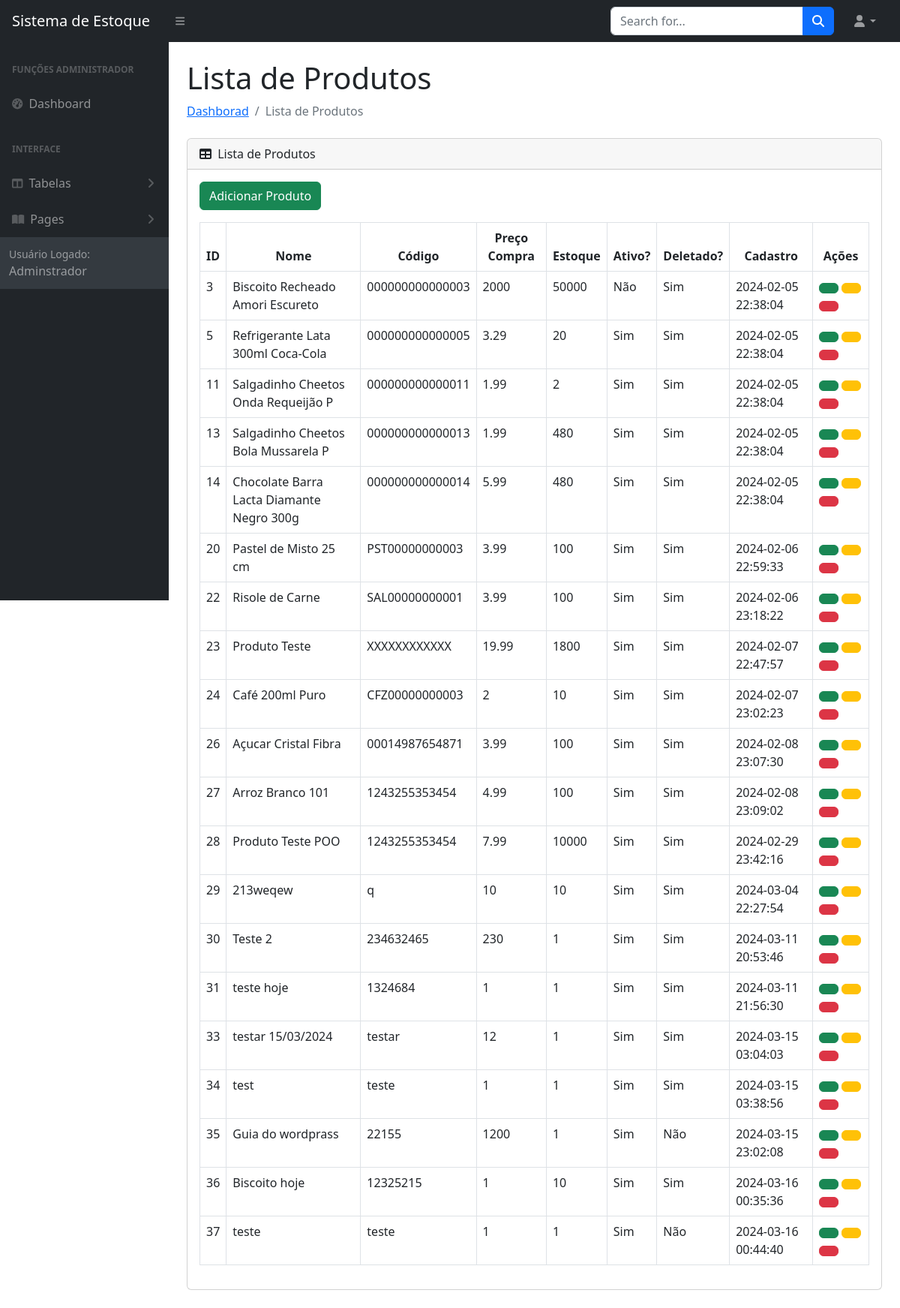
Page /sistema.php?pagina=listarProdutos (signed in) on the earlier database version.
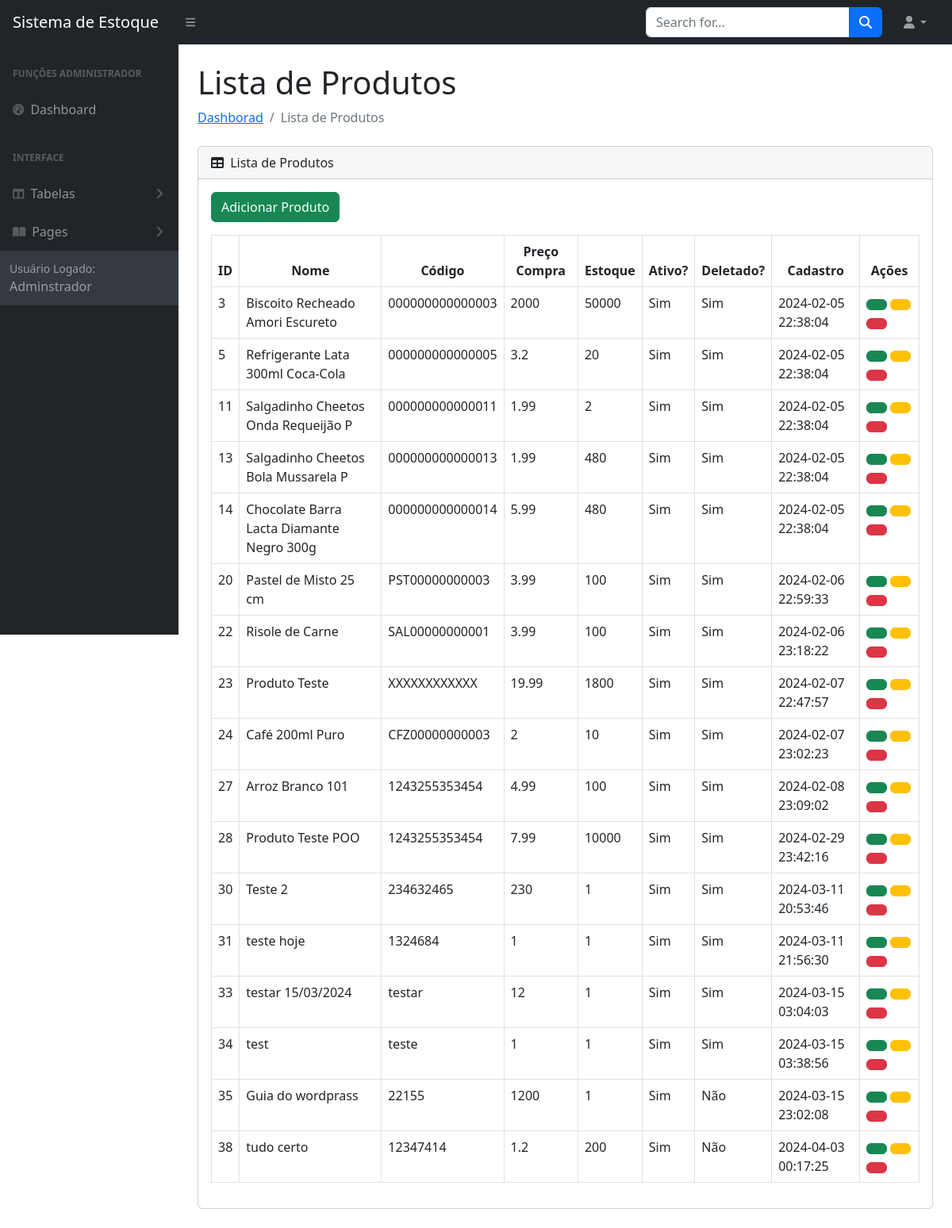
Same page on the later database version.
### tables this page shows
CREATE TABLE `produtos` (
  `id` int NOT NULL,
  `nome` varchar(50) DEFAULT NULL,
  `codigo` varchar(15) DEFAULT NULL,
  `preco` float(7,2) DEFAULT NULL,
  `estoque` int DEFAULT NULL,
  `ativo` tinyint(1) DEFAULT NULL,
  `isDeleted` varchar(1) NOT NULL,
  `cadastradoEm` timestamp NULL DEFAULT CURRENT_TIMESTAMP
);

### sistema.php (called while the page is built, shortened)
<?php
    include_once 'models/Config.php';
    include_once 'controllers/validate.php';
    $userData = $_SESSION[sha1('user_data')];
    function pageContent(){
        validarPagina();
    }
    include_once 'views/layout.php';
?>

### models/Config.php (called while the page is built, shortened)
<?php
    class Config {
        public static $project = "_Projeto_CRUD_UTD";
        public static function urlBase(){
            return "http://".$_SERVER['SERVER_NAME']."/".self::$project;
        }
    }

### models/Manager.php (called while the page is built, shortened)
<?php
	class Manager extends Connect{
		public function select_common($table, $fields, $filters, $query_extra){
			$pdo = parent::get_instance();
			$query = "SELECT ";
			if($fields != null){
				$query .= implode(", ", $fields);
			}else{
				$query .= "*";
			}
			$query .= " FROM $table";
			$statement = $pdo->prepare($query);
			$statement->execute();
			$data = [];
			if($statement->rowCount()){
				while($result = $statement->fetch(PDO::FETCH_ASSOC)){
					$data[] = $result;
				}
			}else{
				return false;
			}
			return $data;
		}
	}
?>

### views/modulos/produtos/lista.php (the view, shortened to what this page needs)
<div class="container-fluid px-4">
    <h1 class="mt-4"><?= $titleSection; ?></h1>
    <ol class="breadcrumb mb-4">
        <li class="breadcrumb-item"><a href="#">Dashborad </a></li>
        <li class="breadcrumb-item active"><?= $titleSection; ?></li>
    </ol>
        <div class="card mb-4">
        <div class="card-header">
            <i class="fas fa-table me-1"></i>
            <?= $titleSection; ?>
        </div>
        <div class="card-body">
            <table class="table table-bordered table-hover table-stripped" id="datatablesSimple">
                <thead class="text-center">
                    <th>ID</th>
                    <th>Nome</th>
                    <th>Código</th>
                    <th>Preço Compra</th>
                    <th>Estoque</th>
                    <th>Ativo?</th>
                    <th>Deletado?</th>
                    <th>Cadastro</th>
                    <th>Ações</th>
                </thead>
                <tbody>
                    <?php foreach ($lista as $l): ?>
                        <tr>
                            <td><?=$l['id'];?></td>
                            <td><?=$l['nome'];?></td>
                            <td><?=$l['codigo'];?></td>
                            <td><?=$l['preco'];?></td>
                            <td><?=$l['estoque'];?></td>
                            <td><?=($l['ativo']) ? "Sim" :"Não";?></td>
                            <td><?=($l['isDeleted']) =='' ? "Não" : "Sim";?></td>
                            <td><?=$l['cadastradoEm'];?></td>
                            <td>
                                <a href="?pagina=atualizarProduto&id=<?=$l['id']?>" class="btn btn-success btn-secondary">
                                </a>
                                <button class="btn btn-warning btn-secondary" data-bs-toggle="modal" data-bs-target="#exampleModal-temp-<?= $l['id']; ?>">
                                </button>
                                <button class="btn btn-danger btn-secondary" data-bs-toggle="modal" data-bs-target="#exampleModal-perm-<?= $l['id']; ?>">
                            </td>
                        </tr>
                    <?php endforeach; ?>
                </tbody>
    <ol class="breadcrumb">
        <button type="button" class="btn btn-success" data-bs-toggle="modal" data-bs-target="#exampleModal" >Adicionar Produto</button>
        </div>
        </div>
    </div>
</div>

### views/layout.php (shortened to what this page needs)
<!DOCTYPE html>
<html lang="en">
    <head>
        <link href="https://cdn.jsdelivr.net/npm/simple-datatables@7.1.2/dist/style.min.css" rel="stylesheet" />
        <link href="<?=Config::urlBase();?>/views/template/css/styles.css" rel="stylesheet" />
    </head>
    <body class="sb-nav-fixed">
        <nav class="sb-topnav navbar navbar-expand navbar-dark bg-dark">
            <a class="navbar-brand ps-3" href="index.html"> Sistema de Estoque </a>
            <button class="btn btn-link btn-sm order-1 order-lg-0 me-4 me-lg-0" id="sidebarToggle" href="#!"><i class="fas fa-bars"></i></button>
            <form class="d-none d-md-inline-block form-inline ms-auto me-0 me-md-3 my-2 my-md-0">
                <div class="input-group">
                    <input class="form-control" type="text" placeholder="Search for..." aria-label="Search for..." aria-describedby="btnNavbarSearch" />
                    <button class="btn btn-primary" id="btnNavbarSearch" type="button"><i class="fas fa-search"></i></button>
                </div>
            </form>
            <ul class="navbar-nav ms-auto ms-md-0 me-3 me-lg-4">
                <li class="nav-item dropdown">
                    <a class="nav-link dropdown-toggle" id="navbarDropdown" href="#" role="button" data-bs-toggle="dropdown" aria-expanded="false"><i class="fas fa-user fa-fw"></i></a>
                </li>
            </ul>
        </nav>
        <div id="layoutSidenav">
            <div id="layoutSidenav_nav">
                <?php include_once Config::pathBase().'/views/components/menu.php';?>
            </div>
            <div id="layoutSidenav_content">
                <main>
                    <?php pageContent();?>
            </div>
    </body>
</html>

### views/components/menu.php (shortened to what this page needs)
<nav class="sb-sidenav accordion sb-sidenav-dark" id="sidenavAccordion">
    <div class="sb-sidenav-menu">
        <?php if ($userData[0]['tipoAcesso'] == "admin") : ?>
            <div class="nav">
                <div class="sb-sidenav-menu-heading">Funções Administrador</div>
                <a class="nav-link" href="#">
                        <div class="sb-nav-link-icon"><i class="fas fa-tachometer-alt"></i></div>
                        Dashboard
                    </a>
                <div class="sb-sidenav-menu-heading">Interface</div>
                <a class="nav-link collapsed" href="#" data-bs-toggle="collapse" data-bs-target="#collapseLayouts" aria-expanded="false" aria-controls="collapseLayouts">
                    <div class="sb-nav-link-icon"><i class="fas fa-columns"></i></div>
                    Tabelas
                    <div class="sb-sidenav-collapse-arrow"><i class="fas fa-angle-down"></i></div>
                </a>
                <a class="nav-link collapsed" href="#" data-bs-toggle="collapse" data-bs-target="#collapsePages" aria-expanded="false" aria-controls="collapsePages">
                    <div class="sb-nav-link-icon"><i class="fas fa-book-open"></i></div>
                    Pages
                    <div class="sb-sidenav-collapse-arrow"><i class="fas fa-angle-down"></i></div>
                </a>
                    <?php endif; ?>
                <div class="sb-sidenav-footer">
                    <div class="small">Usuário Logado:</div>
                    <?= $userData[0]['nome']; ?>
                </div>
</nav>

### controllers/validate.php (shortened to what this page needs)
<?php
    function validarPagina(){
        include_once Config::pathBase()."/models/Manager.php";
        switch($_GET['pagina']){
            case "listarProdutos":
                $titleSection = "Lista de Produtos";
                $lista = (new Manager)->select_common("produtos", null, null, null);
                include_once Config::pathBase()."/views/modulos/produtos/lista.php";
            break;
        }
    }
?>

Differences in the rows shown:
removed produtos: id "26", nome "Açucar Cristal Fibra", codigo "00014987654871", preco "3.99", estoque "100", ativo "Sim", isDeleted "Sim", cadastradoEm "2024-02-08 23:07:30"
removed produtos: id "29", nome "213weqew", codigo "q", preco "10", estoque "10", ativo "Sim", isDeleted "Sim", cadastradoEm "2024-03-04 22:27:54"
removed produtos: id "36", nome "Biscoito hoje", codigo "12325215", preco "1", estoque "10", ativo "Sim", isDeleted "Sim", cadastradoEm "2024-03-16 00:35:36"
removed produtos: id "37", nome "teste", codigo "teste", preco "1", estoque "1", ativo "Sim", isDeleted "Não", cadastradoEm "2024-03-16 00:44:40"
changed produtos "Biscoito Recheado Amori Escureto": ativo "Não" → "Sim"
changed produtos "Refrigerante Lata 300ml Coca-Cola": preco "3.29" → "3.2"
added produtos: id "38", nome "tudo certo", codigo "12347414", preco "1.2", estoque "200", ativo "Sim", isDeleted "Não", cadastradoEm "2024-04-03 00:17:25"
